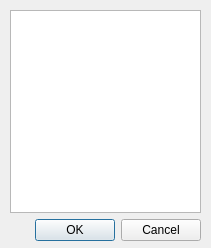
<?xml version="1.0" encoding="UTF-8"?>
<ui version="4.0">
 <class>Dialog</class>
 <widget class="QDialog" name="Dialog">
  <property name="geometry">
   <rect>
    <x>0</x>
    <y>0</y>
    <width>211</width>
    <height>248</height>
   </rect>
  </property>
  <property name="windowTitle">
   <string>Choose Interface</string>
  </property>
  <widget class="QWidget" name="verticalLayoutWidget">
   <property name="geometry">
    <rect>
     <x>10</x>
     <y>10</y>
     <width>191</width>
     <height>231</height>
    </rect>
   </property>
   <layout class="QVBoxLayout" name="verticalLayout">
    <item>
     <widget class="QListWidget" name="lv_interfaces"/>
    </item>
    <item>
     <widget class="QDialogButtonBox" name="buttonBox">
      <property name="orientation">
       <enum>Qt::Horizontal</enum>
      </property>
      <property name="standardButtons">
       <set>QDialogButtonBox::Cancel|QDialogButtonBox::Ok</set>
      </property>
     </widget>
    </item>
   </layout>
  </widget>
 </widget>
 <resources/>
 <connections>
  <connection>
   <sender>buttonBox</sender>
   <signal>accepted()</signal>
   <receiver>Dialog</receiver>
   <slot>accept()</slot>
   <hints>
    <hint type="sourcelabel">
     <x>199</x>
     <y>239</y>
    </hint>
    <hint type="destinationlabel">
     <x>157</x>
     <y>274</y>
    </hint>
   </hints>
  </connection>
  <connection>
   <sender>buttonBox</sender>
   <signal>rejected()</signal>
   <receiver>Dialog</receiver>
   <slot>reject()</slot>
   <hints>
    <hint type="sourcelabel">
     <x>199</x>
     <y>239</y>
    </hint>
    <hint type="destinationlabel">
     <x>286</x>
     <y>274</y>
    </hint>
   </hints>
  </connection>
 </connections>
</ui>
